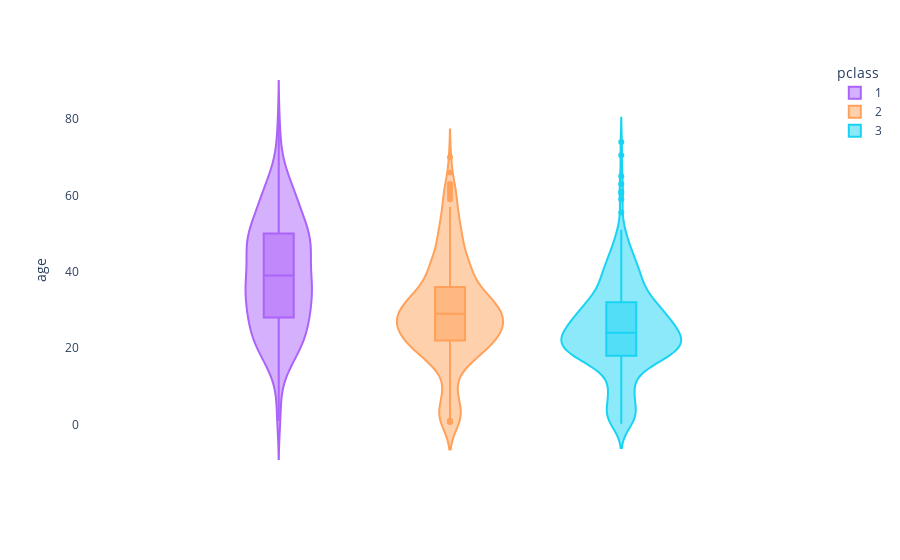

Source (notebook cell):
### Markdown cell above
### <font color="#229966">Violín por grupo</font>

### Code cell
import random

import numpy as np
import pandas as pd
import plotly.express as px


random.seed(2)

# Miren estos qué bonitos!! e interactivos


fig = px.violin(
    titanic,
    y="age",
    color="pclass",
    box=True,
    color_discrete_map={"1": "#66C2A5", "2": "#FC8D62", "3": "#8DA0CB"},
)


# Actualizar el layout para eliminar el fondo azul
fig.update_layout(
    paper_bgcolor="white",  # Color de fondo del papel
    plot_bgcolor="white",  # Color de fondo del gráfico
)
fig.show()

### Figure 1 — Plotly figure (JSON) as saved in the notebook; plotly's stock layout.template omitted (floating-point values rounded to 4 significant figures; data arrays with more than 128 entries replaced by an {"elided": "..."} marker saying what was removed)
{"data": [{"alignmentgroup": "True", "box": {"visible": true}, "hovertemplate": "pclass=1<br>age=%{y}<extra></extra>", "legendgroup": "1", "marker": {"color": "#ab63fa"}, "name": "1", "offsetgroup": "1", "orientation": "v", "scalegroup": "True", "showlegend": true, "type": "violin", "x0": " ", "xaxis": "x", "y": {"elided": "323 float values"}, "y0": " ", "yaxis": "y"}, {"alignmentgroup": "True", "box": {"visible": true}, "hovertemplate": "pclass=2<br>age=%{y}<extra></extra>", "legendgroup": "2", "marker": {"color": "#FFA15A"}, "name": "2", "offsetgroup": "2", "orientation": "v", "scalegroup": "True", "showlegend": true, "type": "violin", "x0": " ", "xaxis": "x", "y": {"elided": "277 float values"}, "y0": " ", "yaxis": "y"}, {"alignmentgroup": "True", "box": {"visible": true}, "hovertemplate": "pclass=3<br>age=%{y}<extra></extra>", "legendgroup": "3", "marker": {"color": "#19d3f3"}, "name": "3", "offsetgroup": "3", "orientation": "v", "scalegroup": "True", "showlegend": true, "type": "violin", "x0": " ", "xaxis": "x", "y": {"elided": "709 float values"}, "y0": " ", "yaxis": "y"}], "layout": {"legend": {"title": {"text": "pclass"}, "tracegroupgap": 0}, "margin": {"t": 60}, "paper_bgcolor": "white", "plot_bgcolor": "white", "violinmode": "group", "xaxis": {"anchor": "y", "domain": [0, 1]}, "yaxis": {"anchor": "x", "domain": [0, 1], "title": {"text": "age"}}}}
